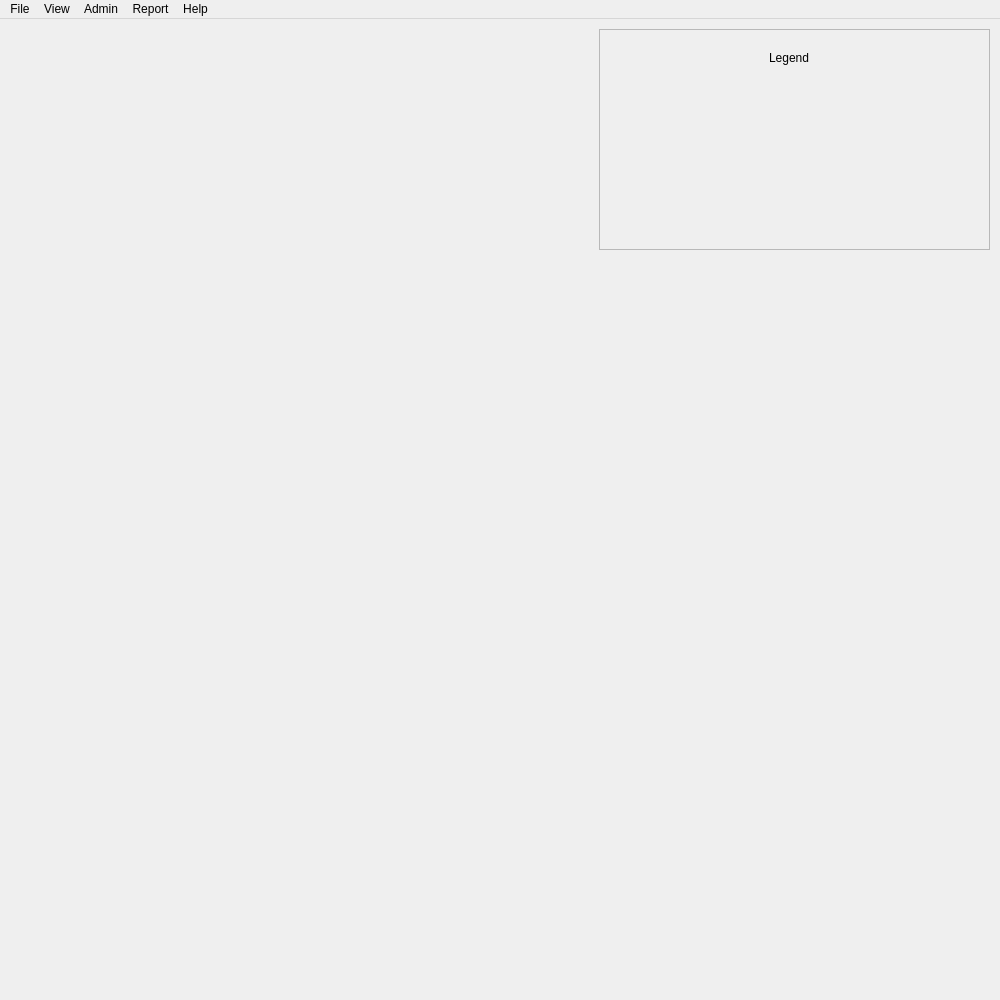
<?xml version="1.0" encoding="UTF-8"?>
<ui version="4.0">
 <class>MapWindow</class>
 <widget class="QMainWindow" name="MapWindow">
  <property name="geometry">
   <rect>
    <x>0</x>
    <y>0</y>
    <width>1000</width>
    <height>1000</height>
   </rect>
  </property>
  <property name="windowTitle">
   <string>MapWindow</string>
  </property>
  <widget class="QWidget" name="centralWidget">
   <widget class="QFrame" name="frame">
    <property name="geometry">
     <rect>
      <x>599</x>
      <y>10</y>
      <width>391</width>
      <height>221</height>
     </rect>
    </property>
    <property name="frameShape">
     <enum>QFrame::StyledPanel</enum>
    </property>
    <property name="frameShadow">
     <enum>QFrame::Raised</enum>
    </property>
    <widget class="QLabel" name="label">
     <property name="geometry">
      <rect>
       <x>170</x>
       <y>20</y>
       <width>51</width>
       <height>17</height>
      </rect>
     </property>
     <property name="text">
      <string>Legend</string>
     </property>
    </widget>
   </widget>
  </widget>
  <widget class="QMenuBar" name="menuBar">
   <property name="geometry">
    <rect>
     <x>0</x>
     <y>0</y>
     <width>1000</width>
     <height>25</height>
    </rect>
   </property>
   <widget class="QMenu" name="menuFile">
    <property name="title">
     <string>File</string>
    </property>
    <widget class="QMenu" name="menuSearch">
     <property name="title">
      <string>Search</string>
     </property>
     <widget class="QMenu" name="menuAvailable_Beds">
      <property name="title">
       <string>Available Beds</string>
      </property>
      <addaction name="actionAcute_Care"/>
      <addaction name="separator"/>
      <addaction name="actionComplex_Continuing_Care"/>
      <addaction name="separator"/>
      <addaction name="actionLong_Term_Care"/>
     </widget>
     <addaction name="menuAvailable_Beds"/>
    </widget>
    <addaction name="menuSearch"/>
    <addaction name="separator"/>
    <addaction name="actionLogout"/>
   </widget>
   <widget class="QMenu" name="menuView">
    <property name="title">
     <string>View</string>
    </property>
    <widget class="QMenu" name="menuFacility">
     <property name="title">
      <string>Facility</string>
     </property>
     <addaction name="actionHospital"/>
     <addaction name="separator"/>
     <addaction name="actionNursing_Home"/>
     <addaction name="separator"/>
     <addaction name="actionView_All"/>
    </widget>
    <addaction name="menuFacility"/>
   </widget>
   <widget class="QMenu" name="menuHelp">
    <property name="title">
     <string>Help</string>
    </property>
    <addaction name="actionAbout"/>
    <addaction name="actionFacilityView"/>
   </widget>
   <widget class="QMenu" name="menuAdmin">
    <property name="title">
     <string>Admin</string>
    </property>
    <addaction name="actionAdd_newUser"/>
    <addaction name="separator"/>
    <addaction name="actionRemove_User"/>
   </widget>
   <widget class="QMenu" name="menuReport">
    <property name="title">
     <string>Report</string>
    </property>
    <addaction name="actionGenerate"/>
   </widget>
   <addaction name="menuFile"/>
   <addaction name="menuView"/>
   <addaction name="menuAdmin"/>
   <addaction name="menuReport"/>
   <addaction name="menuHelp"/>
  </widget>
  <action name="actionAbout">
   <property name="text">
    <string>About</string>
   </property>
  </action>
  <action name="actionHospital">
   <property name="text">
    <string>Hospital</string>
   </property>
  </action>
  <action name="actionNursing_Home">
   <property name="text">
    <string>Nursing Home</string>
   </property>
  </action>
  <action name="actionFull_Screen">
   <property name="text">
    <string>Full Screen</string>
   </property>
  </action>
  <action name="actionZoom_In">
   <property name="text">
    <string>Zoom In</string>
   </property>
  </action>
  <action name="actionZoom_Out">
   <property name="text">
    <string>Zoom Out</string>
   </property>
  </action>
  <action name="actionOn">
   <property name="text">
    <string>On</string>
   </property>
  </action>
  <action name="actionOff">
   <property name="text">
    <string>Off</string>
   </property>
  </action>
  <action name="actionLogout">
   <property name="text">
    <string>Logout</string>
   </property>
  </action>
  <action name="actionAcute_Care">
   <property name="text">
    <string>Acute Care</string>
   </property>
  </action>
  <action name="actionComplex_Continuing_Care">
   <property name="text">
    <string>Complex Continuing Care</string>
   </property>
  </action>
  <action name="actionLong_Term_Care">
   <property name="text">
    <string>Long Term Care</string>
   </property>
  </action>
  <action name="actionAdd_newUser">
   <property name="text">
    <string>Create User</string>
   </property>
  </action>
  <action name="actionDelete_User">
   <property name="text">
    <string>Delete User</string>
   </property>
  </action>
  <action name="actionCreate_Facility">
   <property name="text">
    <string>Create Facility</string>
   </property>
  </action>
  <action name="actionDelete_Facility">
   <property name="text">
    <string>Delete Facility</string>
   </property>
  </action>
  <action name="actionFacilityView">
   <property name="text">
    <string>FacilityView</string>
   </property>
  </action>
  <action name="actionGenerate">
   <property name="text">
    <string>Generate</string>
   </property>
  </action>
  <action name="actionView_All">
   <property name="text">
    <string>View All</string>
   </property>
  </action>
  <action name="actionRemove_User">
   <property name="text">
    <string>Remove User</string>
   </property>
  </action>
 </widget>
 <layoutdefault spacing="6" margin="11"/>
 <resources/>
 <connections/>
</ui>
